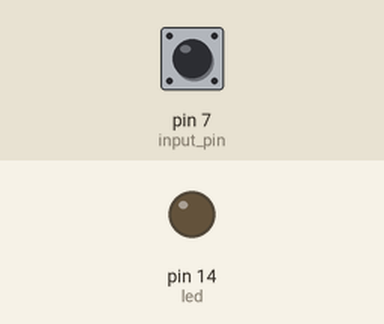
A sketch run on a simulated Arduino Uno, built with avr-gcc and run on an emulated ATmega328P. Parts: output pins drawn as LEDs (lit = HIGH). The test bench sets the inputs (shaded band); at power-on: pin 7 (input_pin) HIGH.

Above: at 1.3 s.
At 9.3 s:
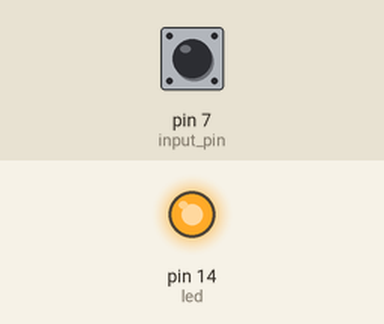
Timing chart, 0 to 9.6 s (numbered marks = the images above):
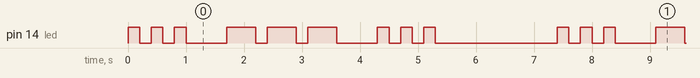

The sketch:

_7053275_Arun_Kuttiyara_Varghese_Lab3_Task3.ino
```cpp
/*
  7053275_Arun_Kuttiyara_Varghese_Lab3_Task3
 If pin 7 is connected to ground, led will be on for 500ms & off for 1000ms.
 if pin is not connected, it will flash the SOS pattern.
 */

// Pin 14-23 are GPIO pins of LED
//So here we are taking GPIO pin 14
int led = 14;

//pin7 have the capability of internal pullup resistance.
int input_pin = 7;

// the setup routine runs once when you press reset:
void setup() {
  // initialize the digital pin as an output.
  pinMode(led,OUTPUT);
  pinMode(input_pin,INPUT_PULLUP);

}

//function to flash led for a particular ON and OFF time
int8_t flashLed(int32_t time);

//function to flash SOS pattern on LED
int8_t flashSOS();

// the loop routine runs over and over again forever:
void loop() {

  //check if wire is connected to ground
  if (0 == digitalRead(input_pin))
    flashLed(500,1000);
  else
    flashSOS();
}

//function to flash led for a particular ON and OFF time
int8_t flashLed(int32_t ONtime,int32_t OFFtime){

  if ((ONtime >= 1 && ONtime <= 10000) && (OFFtime >=1 && OFFtime <= 10000))
  {
      digitalWrite(led, HIGH);   // turn the LED on (HIGH is the voltage level)
      delay(ONtime);
      digitalWrite(led, LOW);    // turn the LED off by making the voltage LOW
      delay(OFFtime);
      return 1;
  }
  else
  return -1;
}


//function to flash SOS pattern on LED
int8_t flashSOS(){
  for (int i=0;i<=8;i++)
  {
    if((i>=0 && i<=2) || (i>=6 && i<=8))
     {
       if(-1 == flashLed(200,200))
         Serial.print("error, Please check ON & OFF time values for dot \n");
     }
    else
    {
      if(-1 == flashLed(500,200))
        Serial.print("error, please check ON & OFF time values for dash \n");
    }

    if(i==2 || i==5 || i== 8)
    delay(500);

  }
  delay(1400);

  return 0;
}
```

Measured:
- by itself, pin 14 (led): repeats every 7.4 s: 2 × (LOW 0.20 s, HIGH 0.20 s), LOW 0.70 s, 2 × (HIGH 0.50 s, LOW 0.20 s), HIGH 0.50 s, LOW 0.70 s, 2 × (HIGH 0.20 s, LOW 0.20 s), HIGH 0.20 s, LOW 2.1 s, HIGH 0.20 s
- by itself, everything shown: repeats every 7.4 s, in 18 steps
